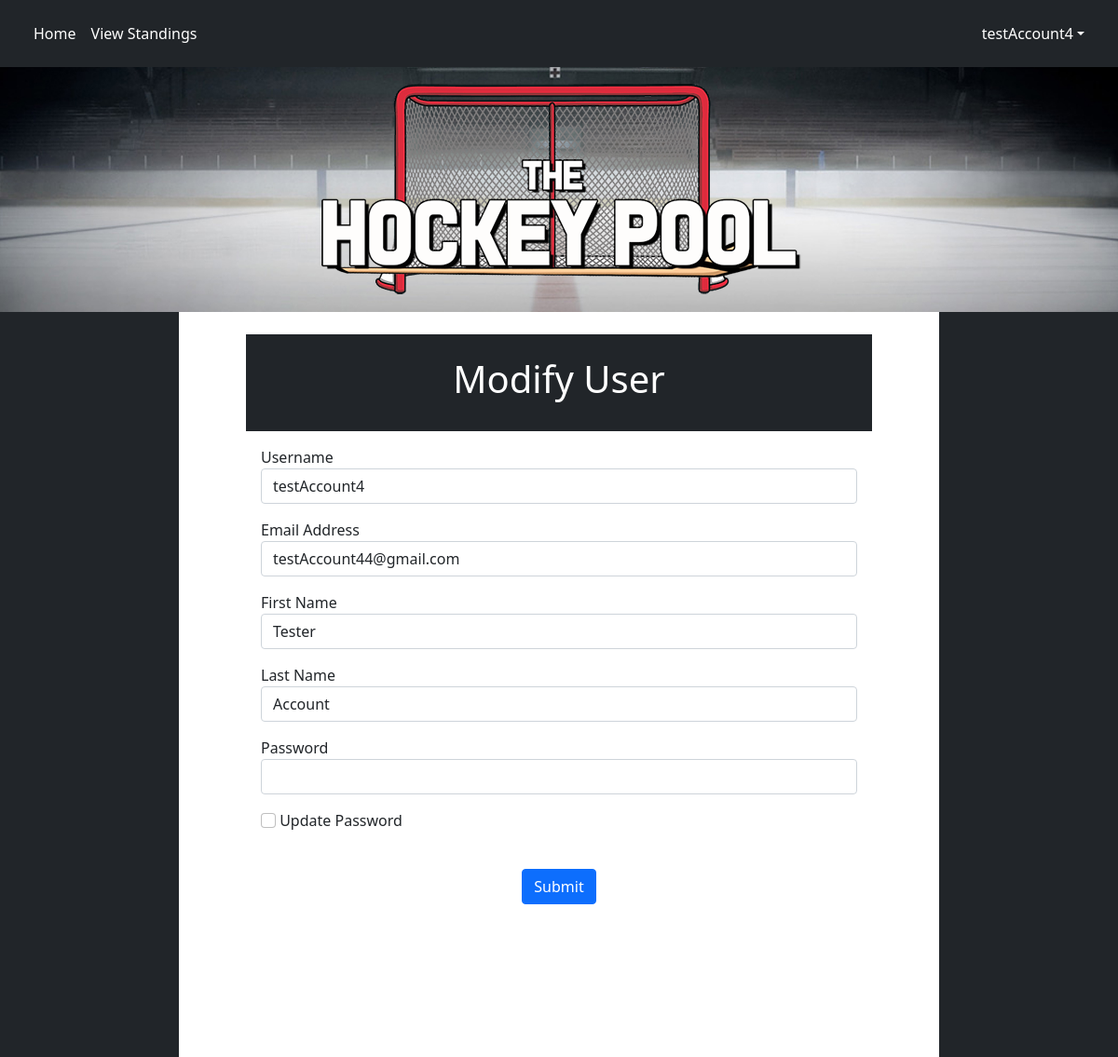
Page /modifyUser/testAccount4 (signed in) on the committed database.
### tables this page shows
CREATE TABLE "users" (
	"username"	varchar(30) NOT NULL,
	"password"	char(60) NOT NULL,
	"firstName"	varchar(50) NOT NULL,
	"lastName"	varchar(50) NOT NULL,
	"emailAddress"	varchar(255) NOT NULL, permission TEXT,
	PRIMARY KEY("username")
);

### application.py (the view)
@app.route("/modifyUser/<username>")
def modifyUser(username):
    if ("permission" in session) and (session["permission"] == "admin"):
        db.connect()
        user = db.getUserInfo(username)
        return render_template("modifyUser.html", userToModify=user, username=getUserInfo(),
                               permission=getUserPermission(), userTeamID=getUserTeamID())
    elif "username" in session:
        if session["username"] == username:
            db.connect()
            user = db.getUserInfo(session["username"])
            return render_template("modifyUser.html", userToModify=user, username=getUserInfo(),
                                   permission=getUserPermission(), userTeamID=getUserTeamID())
    return redirect(url_for('index'))

### application.py (called while the page is built)
def userTeam():
    while (True):
        try:
            db.connect()
            username = None
            teamInPool = False
            if "username" in session:
                username = session["username"]
                if (db.checkForUserInPool(username)):
                    teamInPool = True
            return teamInPool
        except sqlite3.ProgrammingError:
            db.close()

def getUserTeamID():
    while (True):
        try:
            db.connect()
            username = None
            teamID = None
            if(userTeam()):
                username = session["username"]
                teamID = db.getUserPoolTeamID(username)
            return teamID
        except sqlite3.ProgrammingError:
            db.close()

def getUserInfo():
    username = None
    if "username" in session:
        username = session["username"]
    return username

def getUserPermission():
    permission = None
    if "permission" in session:
        permission = session["permission"]
    return permission

### db.py (called while the page is built, shortened)
def connect():
    global conn

def getUserInfo(username):
    sql = '''Select * from users
                    where username = ?'''
    try:
        with closing(conn.cursor()) as c:
            c.execute(sql, (username,))
            results = c.fetchall()
            for row in results:
                user = User(username=row[0], password=row[1], firstName=row[2], lastName=row[3], emailAddress=row[4],
                            permission=row[5])
            return user
    except sqlite3.OperationalError as e:
        print("Error: Database could not be read. Program closing")
        print(e)

def checkForUserInPool(username):
    sql = '''Select * from poolTeams
                        where username = ?'''
    try:
        with closing(conn.cursor()) as c:
            c.execute(sql, (username,))
            results = c.fetchone()
            if (results):
                return True
            else:
                return False
    except sqlite3.OperationalError as e:
        print("Error: Database could not be read. Program closing")
        print(e)

def getUserPoolTeamID(username):
    sql = '''Select teamID from poolTeams
                        where username = ?'''
    try:
        with closing(conn.cursor()) as c:
            c.execute(sql, (username,))
            result = c.fetchone()
            return result[0]
    except sqlite3.OperationalError as e:
        print("Error: Database could not be read. Program closing")
        print(e)

### templates/modifyUser.html (shortened to what this page needs)
{% extends "base.html" %}
{% block content %}
    <div id="heading" class="mt-4 p-4 bg-dark text-white">
      <h1 class="text-center">Modify User</h1>
    </div>
    <form class="p-3" method="POST" enctype="multipart/form-data">
      <div class="form-group pb-3">
        <label for="userName">Username</label>
        <input
          type="text"
          class="form-control"
          id="userName"
          name="userName"
          {% if 'userName' in form %}
              value="{{form['userName']}}"
          {% else %}
            value="{{userToModify.username}}"
          {% endif %}
        />
      </div>
      <div class="form-group pb-3">
        <label for="email">Email Address</label>
        <input
          type="email"
          class="form-control"
          id="email"
          name="email"
          {% if 'email' in form %}
              value="{{form['email']}}"
          {% else %}
            value="{{userToModify.emailAddress}}"
          {% endif %}
        />
      </div>
      <div class="form-group pb-3">
        <label for="firstName">First Name</label>
        <input
          type="text"
          class="form-control"
          id="firstName"
          name="firstName"
          {% if 'firstName' in form %}
            value="{{form['firstName']}}"
          {% else %}
            value="{{userToModify.firstName}}"
          {% endif %}
        />
      </div>
      <div class="form-group pb-3">
        <label for="lastName">Last Name</label>
        <input
          type="text"
          class="form-control"
          id="lastName"
          name="lastName"
          {% if 'lastName' in form %}
            value="{{form['lastName']}}"
          {% else %}
            value="{{userToModify.lastName}}"
          {% endif %}
        />
      </div>
      {% if permission != "admin" %}
        <div id="currentPasswordContainer" class="form-group pb-3">
        <label for="password1">Password</label>
        <input
          type="password"
          class="form-control"
          id="currentPassword"
          name="currentPassword"
          value=""
        />
      </div>
      {% endif %}
      <div class="form-group pb-3" style="margin: auto">
        <input class="form-check-input" type="checkbox" value="" id="updatePassword" name="updatePassword">
        <label class="form-check-label" for="updatePassword">
          Update Password
        </label>
      </div>
      <br />
      <div class="form-group pb-3 text-center"><button id="submit" type="submit" class="btn btn-primary">Submit</button></div>
    </form>
{% endblock %}

### rows in the picture
users: userName "testAccount4", email "testAccount44@gmail.com", firstName "Tester", lastName "Account"

### other values in the picture
{{ username }} "testAccount4"
